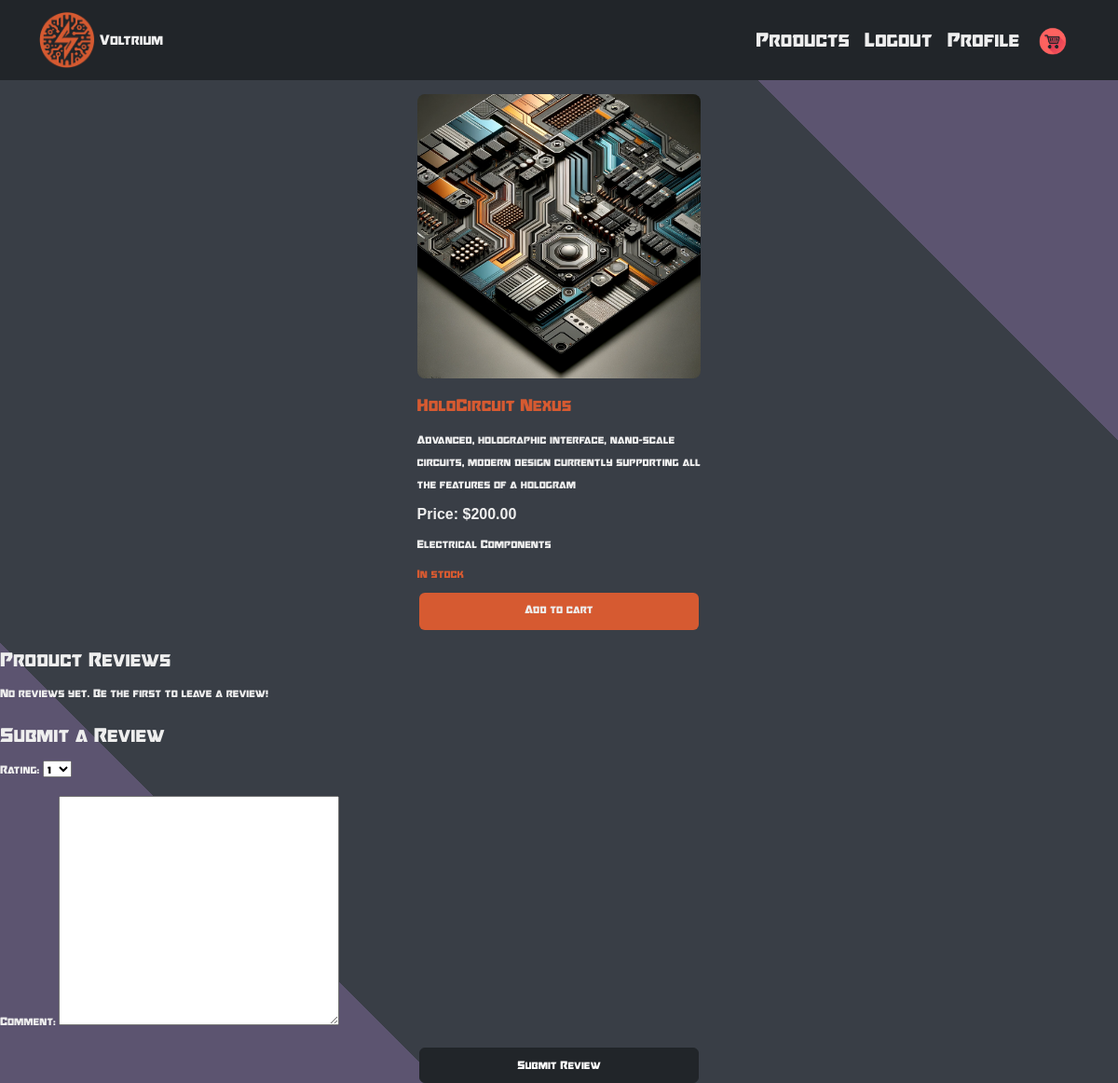
The app's page /product/6/ (signed in) with its own data.
### voltrium/models.py (models this page shows, shortened)
class Product(models.Model):
    name = models.CharField(max_length=255)
    description = models.TextField()
    price = models.DecimalField(max_digits=10, decimal_places=2)
    stock_quantity = models.IntegerField()
    category = models.ForeignKey(Category, on_delete=models.CASCADE)
    picture = models.ImageField(upload_to='product_pictures/', null=True, blank=True)

class Category(models.Model):
    category_name = models.CharField(max_length=100)
    def __str__(self):
        return self.category_name

### voltrium/views.py (the view)
# urls.py: path('product/<int:product_id>/', product_detail, name='product_detail'),
def product_detail(request, product_id):
    product = get_object_or_404(Product, pk=product_id)
    user = request.user
    has_ordered = False
    if user.is_authenticated:
        has_ordered = OrderLine.objects.filter(
            order__user=user,
            product=product,
            review_submitted=True
        ).exists()
    reviews = Review.objects.filter(product=product)
    if request.method == 'POST' and has_ordered:
        review_form = ReviewForm(request.POST)
        if review_form.is_valid():
            review = review_form.save(commit=False)
            review.product = product
            review.user = user
            review.save()
            order_line = OrderLine.objects.get(
                order__user=user,
                product=product,
                review_submitted=True
            )
            order_line.review_submitted = False
            order_line.save()
            return redirect('product_detail', product_id=product.id)
    else:
        review_form = ReviewForm()
    return render(request, 'product/product_detail.html', {
        'product': product,
        'has_ordered': has_ordered,
        'review_form': review_form,
        'reviews': reviews
    })

### voltrium/forms.py
class ReviewForm(forms.ModelForm):
    RATING_CHOICES = [
        (1, '1'),
        (2, '2'),
        (3, '3'),
        (4, '4'),
        (5, '5'),
    ]
    rating = forms.ChoiceField(choices=RATING_CHOICES, widget=forms.Select())
    class Meta:
        model = Review
        fields = ['rating', 'comment']

### voltrium/templates/product/product_detail.html (shortened to what this page needs)
{% load static %}
<!DOCTYPE html>
<html lang="en">
<head>
    <link href="https://cdn.jsdelivr.net/npm/bootstrap@5.3.2/dist/css/bootstrap.min.css" rel="stylesheet">
    <link rel="stylesheet" href="{% static 'voltrium/style/styles.css' %}">
</head>
<body>
    <nav class="navbar navbar-expand-lg navbar-dark bg-dark">
        <div class="container">
            <a class="navbar-brand" href="{% url 'home' %}">
                <img src="{% static 'images/logo.png' %}" alt="Your Logo" height="60">
                Voltrium
            </a>
            <div class="collapse navbar-collapse" id="navbarNav">
                <ul class="navbar-nav ms-auto">
                    {% if user.is_authenticated %}
                    <li class="nav-item">
                        <a class="nav-link" href="{% url 'all_products' %}">Products</a>
                    </li>
                    <li class="nav-item">
                        <a class="nav-link" href="{% url 'logout' %}">Logout</a>
                    </li>
                    <li class="nav-item">
                        <a class="nav-link" href="{% url 'profile' %}">Profile</a>
                    </li>
                    <li class="nav-item">
                        <a class="nav-link" href="{% url 'view_cart' %}">
                            <img src="{% static 'images/cart.png' %}" alt="Cart" width="40" height="40">
                        </a>
                    </li>
                    {% endif %}
                </ul>
            </div>
        </div>
    </nav>
    <div class="container">
        <div class="product-container">
            <div class="product-card">
                {% if product.picture %}
                <img src="{{ product.picture.url }}" alt="{{ product.name }}">
                {% endif %}
                <h3>{{ product.name }}</h3>
                <p>{{ product.description }}</p>
                <p class="price">Price: ${{ product.price }}</p>
                <p>{{ product.category }}</p>
                <p class="{% if product.stock_quantity > 0 %}in-stock{% else %}out-of-stock{% endif %}">
                    {% if product.stock_quantity > 0 %} In stock {% else %} Out of stock {% endif %}
                </p>
                {% if user.is_authenticated %}
                <form method="post" action="{% url 'add_to_cart' product.id %}">
                    <button type="submit" class="btn btn-dark">Add to cart</button>
                </form>
                {% else %}
                <p>Please <a href="{% url 'login' %}">log in</a> to make a purchase.</p>
                {% endif %}
            </div>
        </div>
    </div>
    <div class="review-container">
        <h3>Product Reviews</h3>
        {% if reviews %}
        <ul>
            {% for review in reviews %}
            <li class="review-card">
                <strong>{{ review.user.username }}</strong> <br>
                Rating: {{ review.rating }}<br>
                Comment: {{ review.comment }}<br>
            </li>
            {% endfor %}
        </ul>
        {% else %}
        <p>No reviews yet. Be the first to leave a review!</p>
        {% endif %}
        {% if has_ordered %}
        <h3>Submit a Review</h3>
        <form method="post" action="{% url 'product_detail' product_id=product.id %}">
            {{ review_form.as_p }}
            <button type="submit" class="btn btn-dark">Submit Review</button>
        </form>
        {% else %}
        <p>You must order this product to submit a review.</p>
        {% endif %}
    </div>
</body>
</html>

### voltrium/static/voltrium/style/styles.css (style rules this page uses)
body { font-family: 'OceanicDrift', sans-serif; background: linear-gradient(45deg, #5C5470 20%, #393E46 20%, #393E46 80%,#5C5470 20%); color: #EEEEEE; margin: 0; padding: 0; }
.navbar { background-color: #393E46; }
.navbar-dark .navbar-nav .nav-link { font-size: 28px; color: #EEEEEE; }
.navbar-dark .navbar-brand { color: #EEEEEE; }
.product-container { display: flex; flex-wrap: wrap; justify-content: space-around; }
.product-card { margin: 15px; flex: 0 0 calc(30% - 30px); }
.product-card img { max-width: 100%; height: auto; border-radius: 8px; margin-bottom: 15px; cursor: pointer; }
.product-card h3 { font-size: 1.5rem; margin-bottom: 10px; color: #D65A31; }
.product-card p { font-size: 1rem; margin-bottom: 8px; }
.product-card .price { font-family: 'Nasalization', sans-serif; color: #EEEEEE; font-weight: bold; }
.product-card .in-stock, .product-card .out-of-stock { color: #D65A31; }
.product-card button.btn-dark { background-color: #D65A31; color: #EEEEEE; border: none; padding-bottom: 10px; }
form { display: flex; flex-direction: column; }
form button { background-color : #5C5470; width: 300px; align-self: center; }

### records on screen
Product: picture (picture), name "HoloCircuit Nexus", description "Advanced, holographic interface, nano-scale circuits, modern design currently supporting all the features of a hologram", price "200.00", category "Electrical Components"
